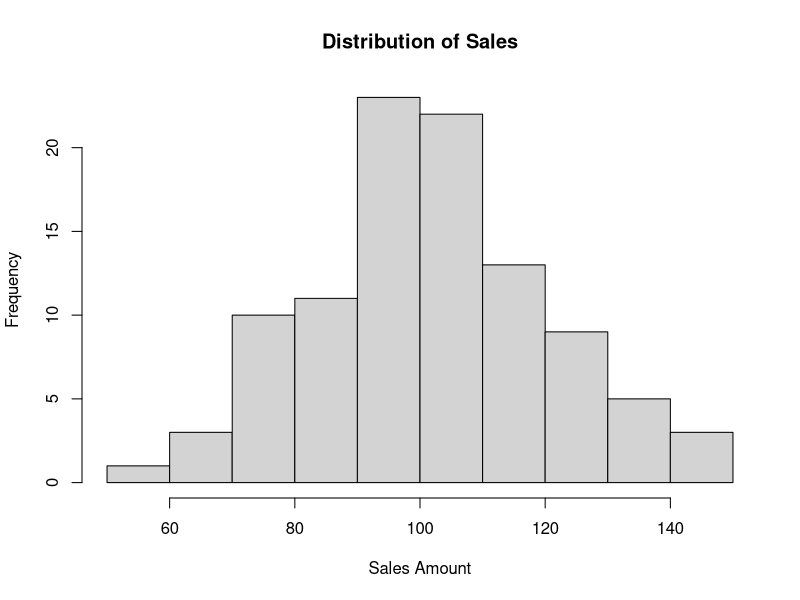
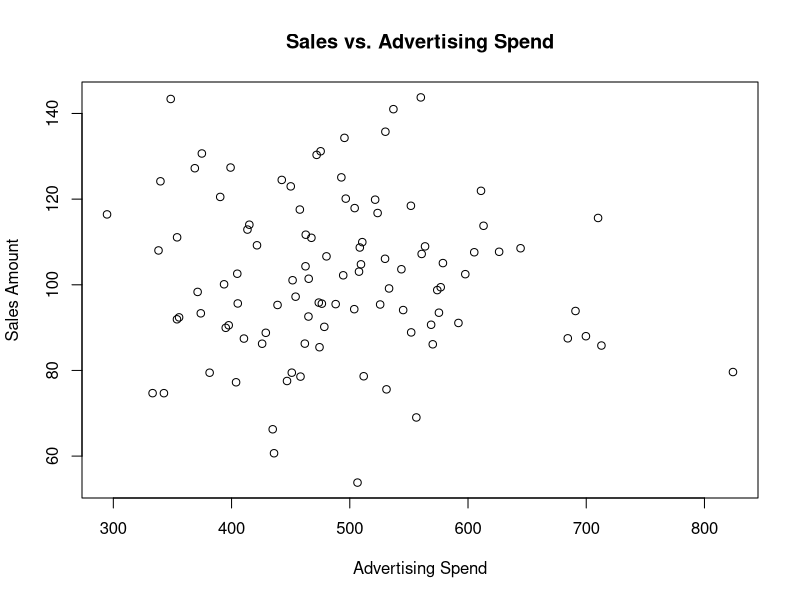
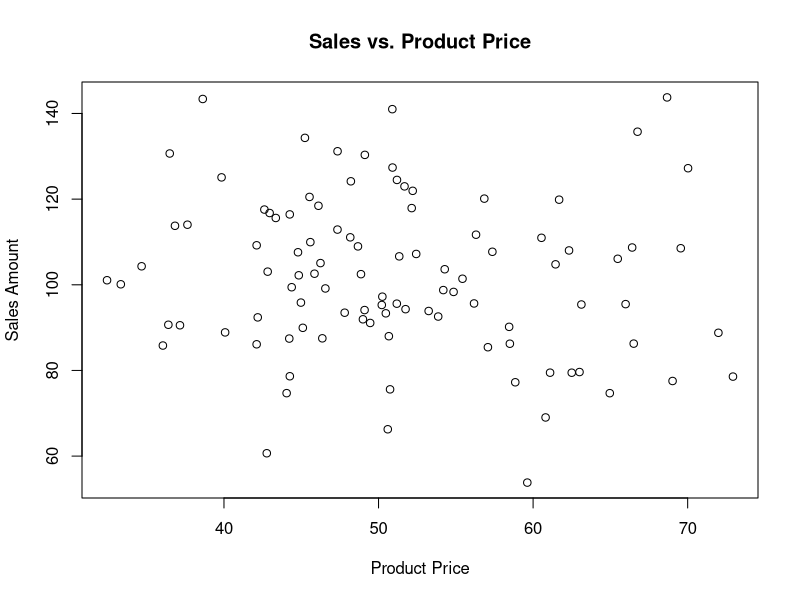
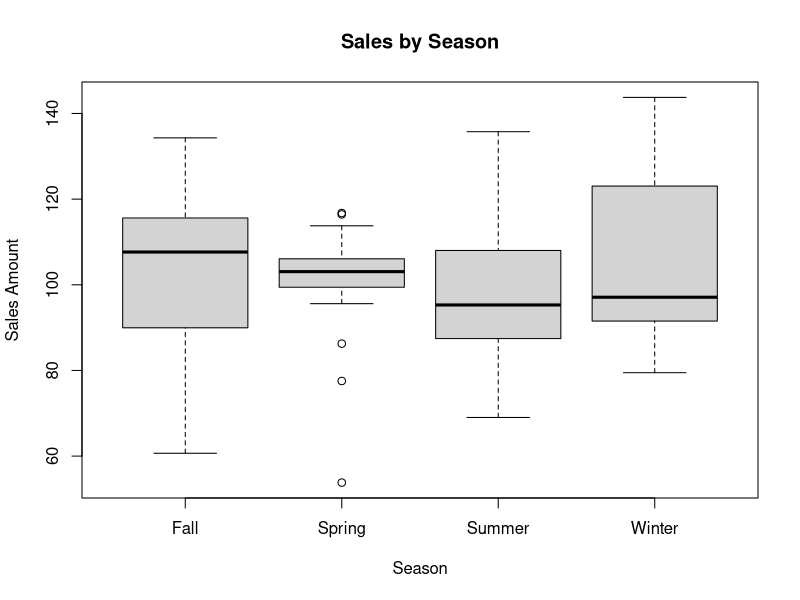

Source code (R) for these figures, in order:
## ---- chunk 1
# Example Data Set-1
set.seed(123)  # Setting seed for reproducibility

# Sample data set size
n_samples <- 100

# Dependent variable: Sales amount
sales <- rnorm(n_samples, mean = 100, sd = 20)

# Independent variables: Advertising spend, product price, season
advertising_spend <- rnorm(n_samples, mean = 500, sd = 100)
product_price <- rnorm(n_samples, mean = 50, sd = 10)
season <- sample(c('Spring', 'Summer', 'Fall', 'Winter'), n_samples, replace = TRUE)

# Creating the data frame
data <- data.frame(Sales = sales, Advertising = advertising_spend, Price = product_price, Season = season)

# Displaying the head of the generated data set
head(data)
## ---- chunk 2
# Structural Characteristics of the Data Set
# Displaying the structure of the data set
str(data)

# Summary Statistics for Numerical Variables
# Displaying summary statistics for numerical variables
summary(data)

# Graphical Exploratory Data Analysis
# Histogram of Sales
hist(data$Sales, main = "Distribution of Sales", xlab = "Sales Amount", ylab = "Frequency")

# Scatterplot of Sales vs. Advertising Spend
plot(data$Advertising, data$Sales, main = "Sales vs. Advertising Spend", xlab = "Advertising Spend", ylab = "Sales Amount")

# Scatterplot of Sales vs. Product Price
plot(data$Price, data$Sales, main = "Sales vs. Product Price", xlab = "Product Price", ylab = "Sales Amount")

# Boxplot of Sales by Season
boxplot(Sales ~ Season, data = data, main = "Sales by Season", xlab = "Season", ylab = "Sales Amount")

# Correlation Matrix
# Computing the correlation matrix for numerical variables
cor(data[, c("Sales", "Advertising", "Price")])

# Distribution of Categorical Variable
# Displaying the distribution of observations across different seasons
table(data$Season)
## ---- chunk 3
# Regression Analysis
# Modeling sales amount based on advertising spend, product price, and season

# Creating the model
reg_model <- lm(Sales ~ Advertising + Price + Season, data = data)

# Displaying the model summary
summary(reg_model)
## ---- chunk 4
# ANOVA Analysis
# Checking the effect of the season factor on sales amount

# Creating the ANOVA model
anova_model <- lm(Sales ~ Season, data = data)

# Displaying ANOVA results
anova_result <- anova(anova_model)
print(anova_result)
## ---- chunk 5
# ANCOVA Analysis
# Checking the effect of season factor on sales amount controlling for advertising spend and product price

# Creating the ANCOVA model
ancova_model <- lm(Sales ~ Advertising + Price + Season, data = data)

# Displaying ANCOVA results
summary(ancova_model)
## ---- chunk 6
#conclusions
#Regression Analysis Result:
#None of the variables (advertising spend, product price, and season) had a significant effect on sales amount.
#The R-squared value is low, indicating that the variables explain only a small portion of the variance in sales amount.

#ANOVA Analysis Result:
#The season factor does not have a significant effect on sales amount.

#ANCOVA Analysis Result:
#The results from ANCOVA analysis confirm that there is no significant effect of advertising spend and product price on sales amount, controlling for the season factor.

